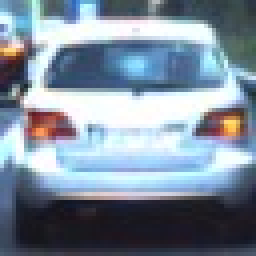
#> input picture img/code/000279.jpg, 64 x 64 px (shown 4 times larger)
$ jupyter execute SpatialBinningExercise.ipynb
#> lines starting #> are read from the running program, lines starting #| are printed output that depends on the picture
[cell 1]
import cv2
import matplotlib.pyplot as plt
import matplotlib.image as mpimg
import numpy as np

[cell 2]
image=mpimg.imread("../img/code/000279.jpg")
#> image is the input picture: shape (64, 64, 3); mean R, G, B 126.2, 141, 156.1
plt.imshow(image)

[cell 3]
def bin_spatial(img,color_space='RGB',size=(32,32)):
#> called with color_space = 'RGB', size = (32, 32)
    if color_space !='RGB':
        if color_space=='HSV':
            feature_img=cv2.cvtColor(img,cv2.COLOR_RGB2HSV)
        elif color_space=='LUV':
            feature_img=cv2.cvtColor(img,cv2.COLOR_RGB2LUV)
        elif color_space=='HLS':
            feature_img=cv2.cvtColor(img,cv2.COLOR_RGB2HLS)
        elif color_space=='YUV':
            feature_img=cv2.cvtColor(img,cv2.COLOR_RGB2YUV)
        elif color_space=='YCrCb':
            feature_img=cv2.cvtColor(img,cv2.COLOR_RGB2YCrCb)
    else:
        feature_img=np.copy(img)
    features=cv2.resize(feature_img,size).ravel()
#> features = 3072 values, max 255 at index 128, min 18 at index 2424, mean 141.2
    return features

[cell 4]
features_vec=bin_spatial(image,color_space='RGB',size=(32,32))
#> features_vec has the same summary as features in bin_spatial

[cell 5]
plt.plot(features_vec)
plt.title('Spatially Binned Features')
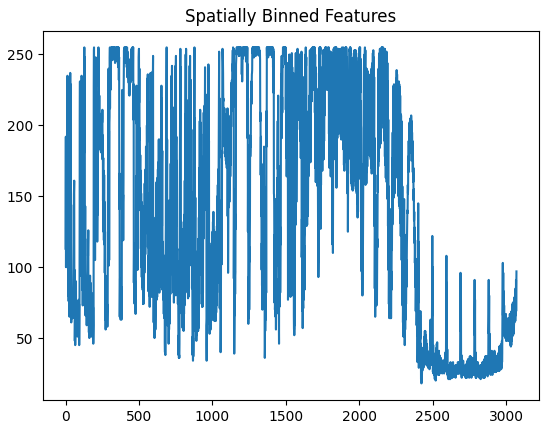
#> figure drawn by matplotlib, 1 panel; curve peaks at x = 128, y = 255


$ run again, with img/code/000275.jpg copied over img/code/000279.jpg
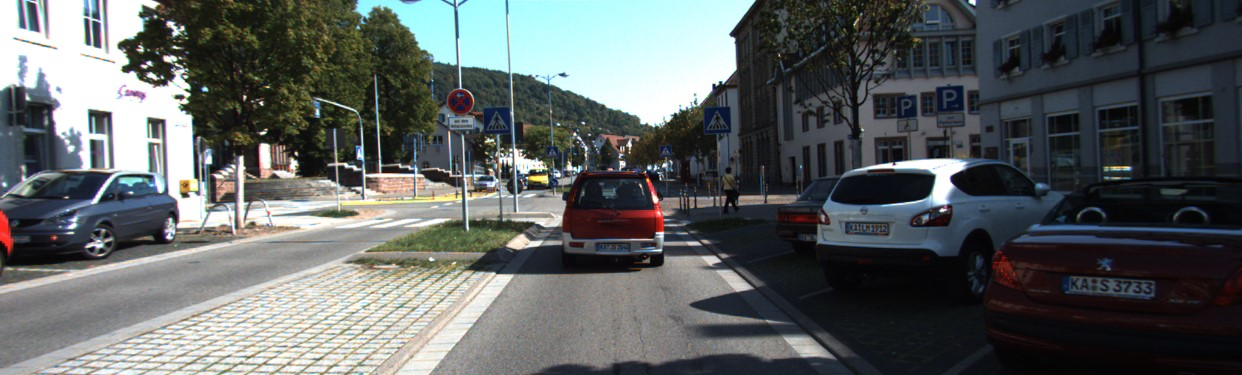
#> input picture img/code/000275.jpg, 1242 x 375 px
#> image is the input picture: shape (375, 1242, 3); mean R, G, B 91.8, 96.5, 96.5
#> features = 3072 values, max 255 at index 3, min 2 at index 1533, mean 94.03
#> features_vec has the same summary as features in bin_spatial
#> `[cell 5] plt.plot(features_vec) plt.title('Spatially Binned Features')`:
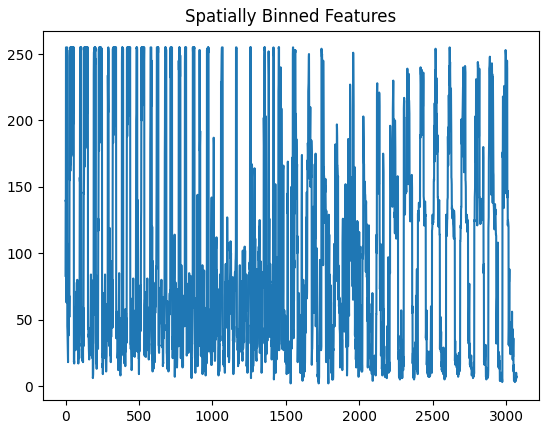
#> figure drawn by matplotlib, 1 panel; curve peaks at x = 3, y = 255

$ run again, with img/code/000276.jpg copied over img/code/000279.jpg
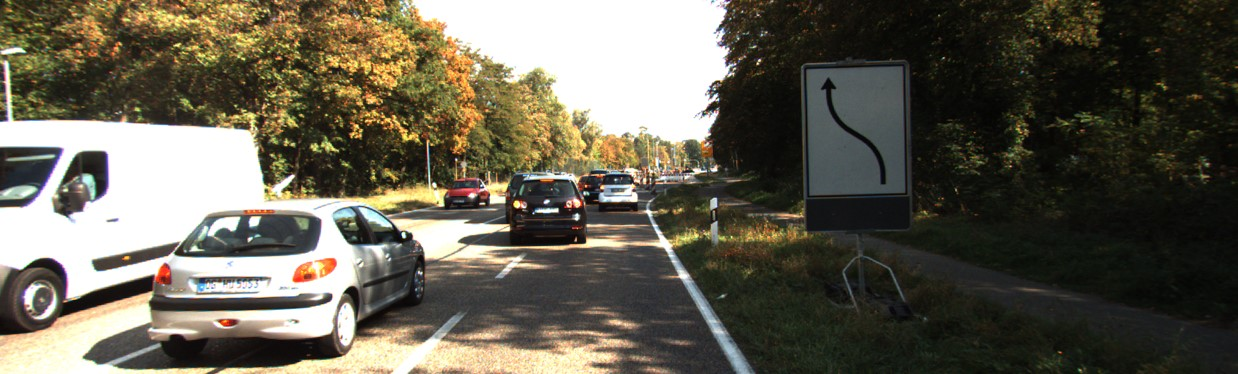
#> input picture img/code/000276.jpg, 1238 x 374 px
#> image is the input picture: shape (374, 1238, 3); mean R, G, B 98.8, 94.6, 80.8
#> features = 3072 values, max 255 at index 33, min 2 at index 1151, mean 92.21
#> features_vec has the same summary as features in bin_spatial
#> `[cell 5] plt.plot(features_vec) plt.title('Spatially Binned Features')`:
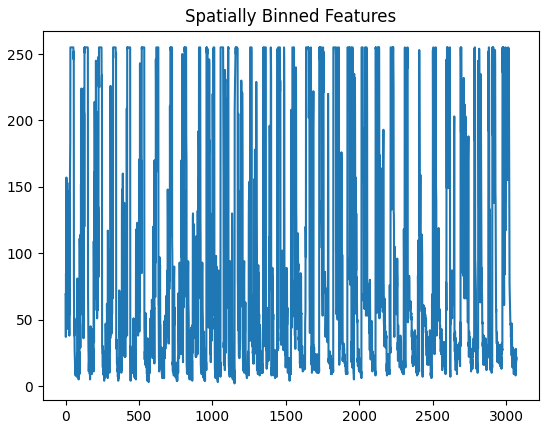
#> figure drawn by matplotlib, 1 panel; curve peaks at x = 33, y = 255

$ run again, with img/code/000277.jpg copied over img/code/000279.jpg
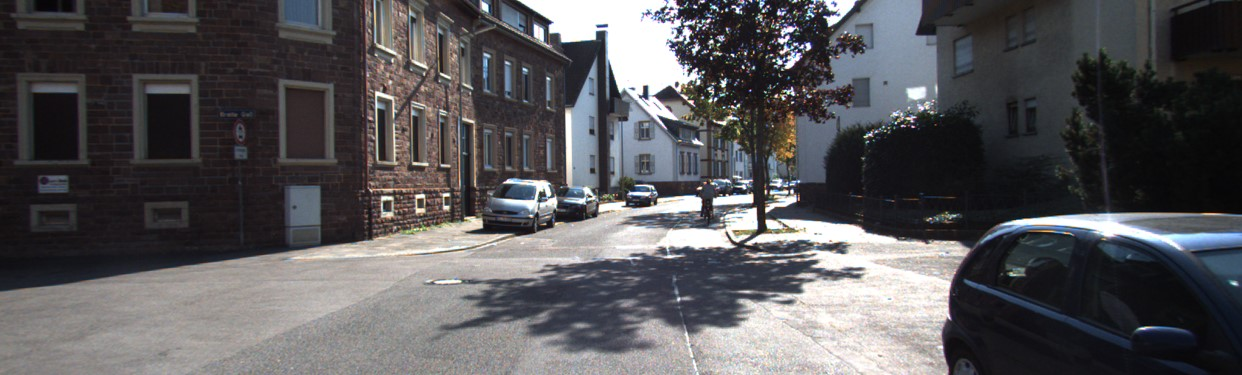
#> input picture img/code/000277.jpg, 1242 x 375 px
#> image is the input picture: shape (375, 1242, 3); mean R, G, B 87.6, 86.3, 89
#> features = 3072 values, max 255 at index 37, min 7 at index 1629, mean 86.48
#> features_vec has the same summary as features in bin_spatial
#> `[cell 5] plt.plot(features_vec) plt.title('Spatially Binned Features')`:
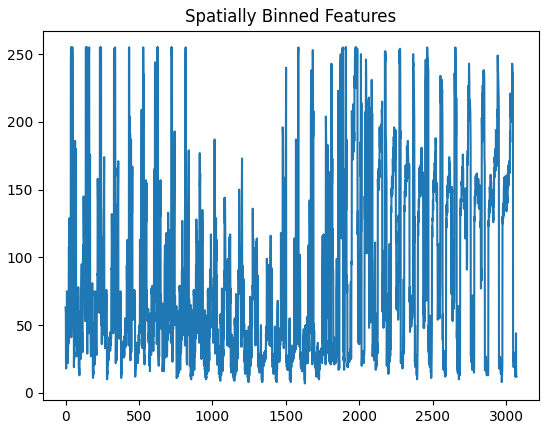
#> figure drawn by matplotlib, 1 panel; curve peaks at x = 37, y = 255
